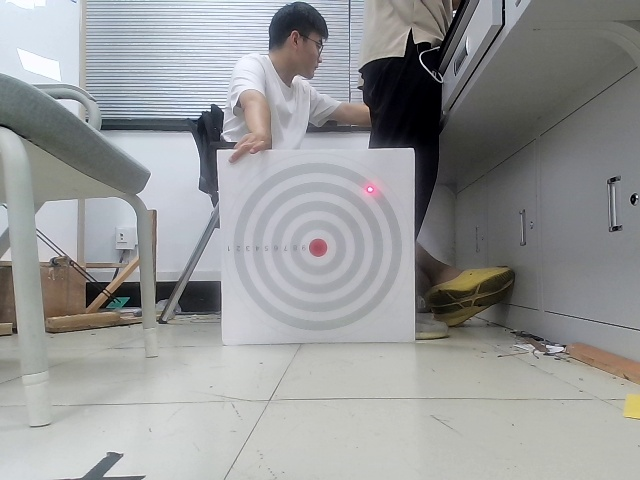
#> input picture 树莓派/threshold/2.jpg, 640 x 480 px, found by its file name
$ python colordetection.py
#> lines starting #> are read from the running program, lines starting #| are printed output that depends on the picture; after the words box and inside, x2 and y2 are one past the last pixel; in counts of white or black regions, pixels touching at a corner belong together
# -*- coding:utf-8 -*-

import cv2
import numpy as np

"""
功能：读取一张图片，显示出来，转化为HSV色彩空间
     并通过滑块调节HSV阈值，实时显示
"""

image = cv2.imread('/home/jjy/Desktop/threshold/2.jpg') # 根据路径读取一张图片
#> image is the input picture: shape (480, 640, 3); mean B, G, R 152.6, 152.4, 151.1
cv2.imshow("BGR", image) # 显示图片

hsv_low = np.array([0, 0, 0])
hsv_high = np.array([0, 0, 0])

# 下面几个函数，写得有点冗余

def h_low(value):
    hsv_low[0] = value

def h_high(value):
    hsv_high[0] = value

def s_low(value):
    hsv_low[1] = value

def s_high(value):
    hsv_high[1] = value

def v_low(value):
    hsv_low[2] = value

def v_high(value):
    hsv_high[2] = value

cv2.namedWindow('image',cv2.WINDOW_AUTOSIZE)
# 可以自己设定初始值，最大值255不需要调节
cv2.createTrackbar('H low', 'image', 35, 255, h_low)
cv2.createTrackbar('H high', 'image', 90, 255, h_high)
cv2.createTrackbar('S low', 'image', 43, 255, s_low)
cv2.createTrackbar('S high', 'image', 255, 255, s_high)
cv2.createTrackbar('V low', 'image', 35, 255, v_low)
cv2.createTrackbar('V high', 'image', 255, 255, v_high)

while True:
    dst = cv2.cvtColor(image, cv2.COLOR_BGR2HSV) # BGR转HSV
#> dst: shape (480, 640, 3); mean H, S, V 74.2, 20.9, 156.8
    dst = cv2.inRange(dst, hsv_low, hsv_high) # 通过HSV的高低阈值，提取图像部分区域
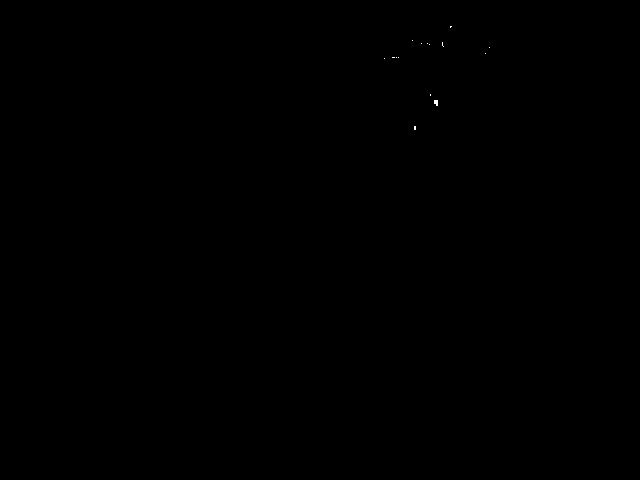
#> dst: shape (480, 640); 0.02% white in thin lines or dots, all inside (x1, y1, x2, y2) = (384, 26, 490, 130)
    cv2.imshow('dst', dst)
    if cv2.waitKey(1) & 0xFF == ord('q'):
#> (key q is pressed here)
        break
cv2.destroyAllWindows()
